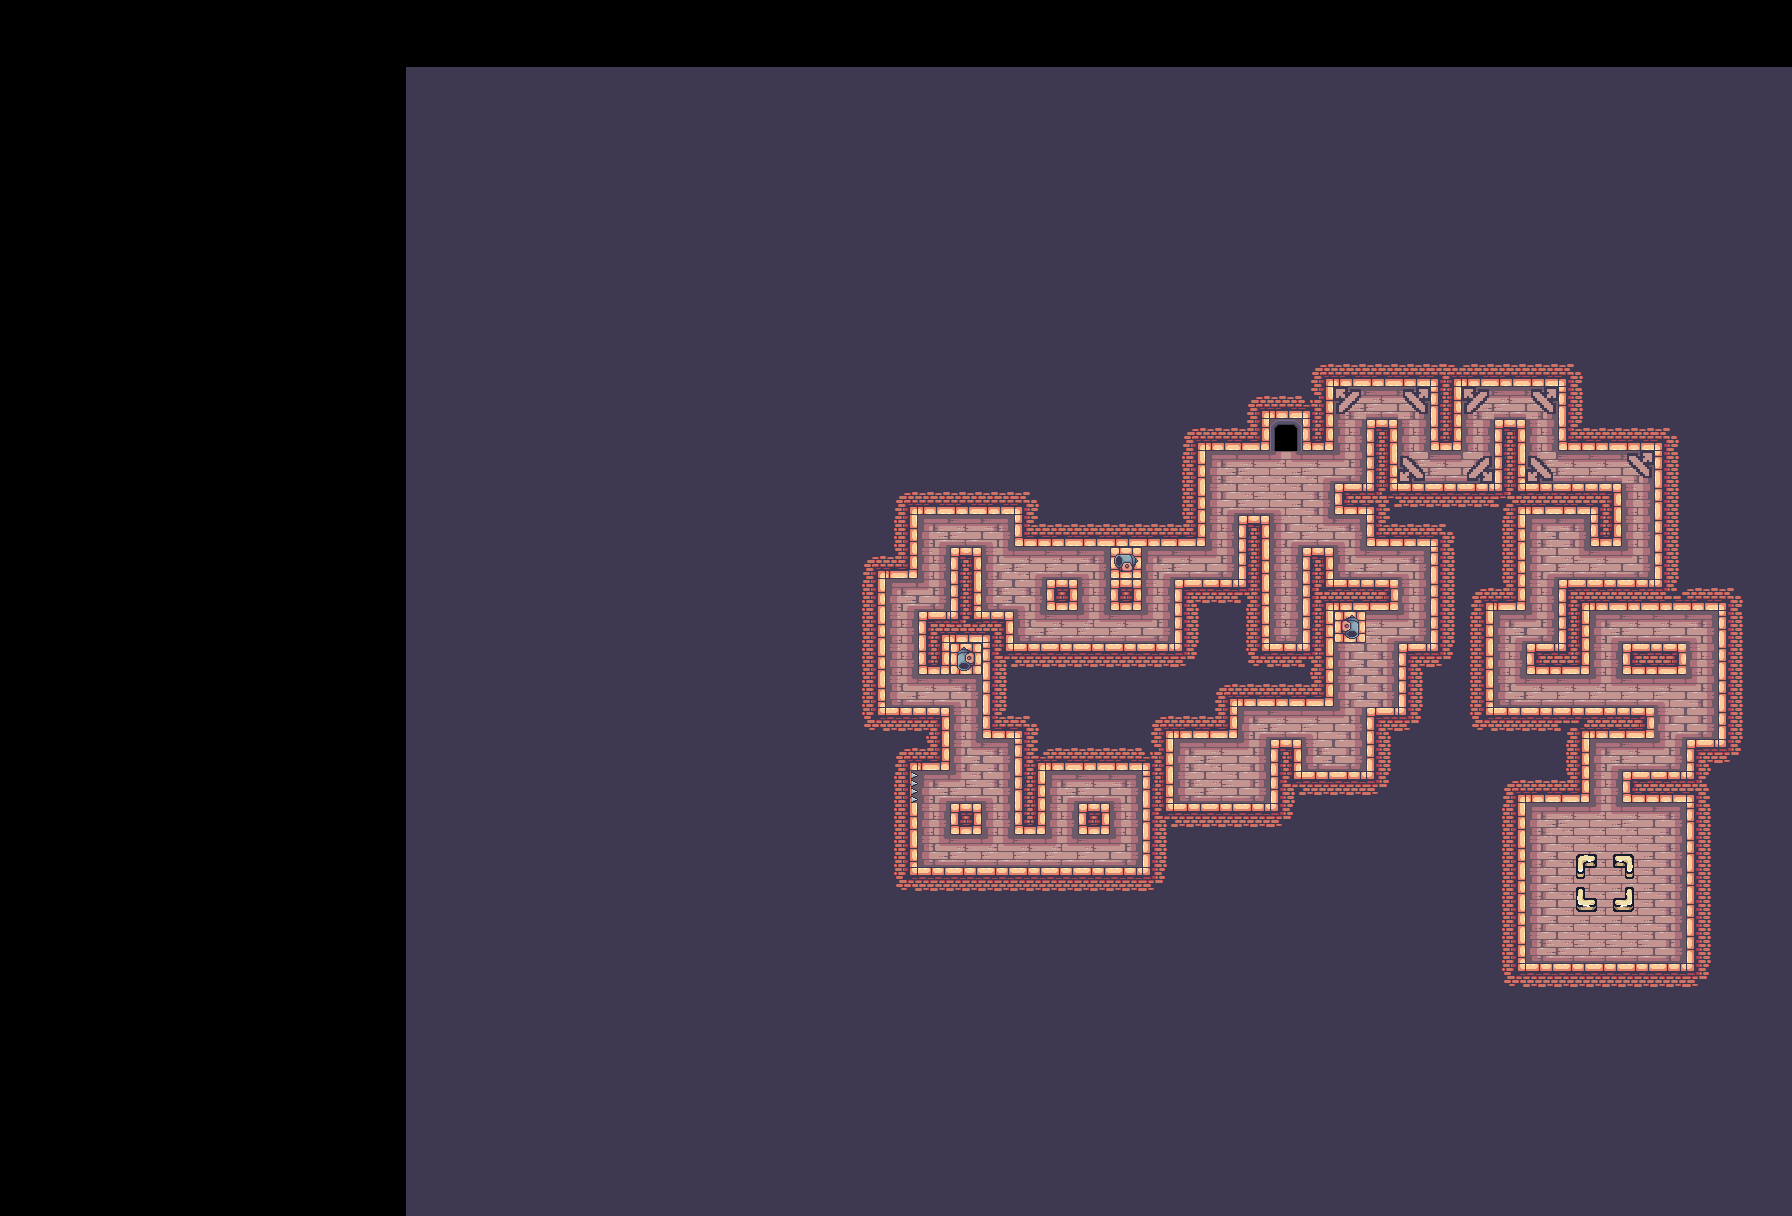

This game map was drawn from its Tiled (.tmx) file and the tilesets committed beside it. A one-line description and the trimmed map source follow:
An orthogonal 56x38 tile map with 32x32 px tiles, 1 tile layer (Tile Layer 1).

<map version="1.10" tiledversion="1.10.2" orientation="orthogonal" renderorder="right-down" width="56" height="38" tilewidth="32" tileheight="32" infinite="0" nextlayerid="2" nextobjectid="1">
 <tileset firstgid="1" name="tile" tilewidth="32" tileheight="32" tilecount="247" columns="19">
  <image source="tile.png" width="608" height="416" />
 </tileset>
 <layer id="1" name="Tile Layer 1" width="56" height="38" offsetx="406" offsety="67">
  <data>[2128 cells, 2128 non-empty, 79 distinct tile ids]</data>
 </layer>
</map>
